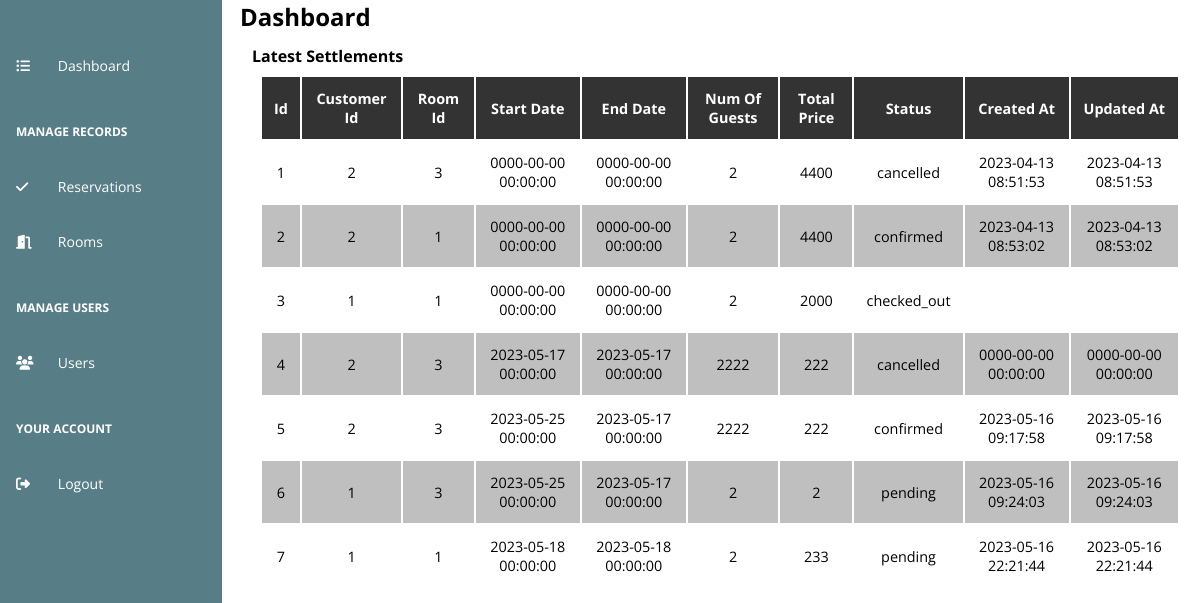
/admin/dashboard.php, run on an earlier commit of the app's database.
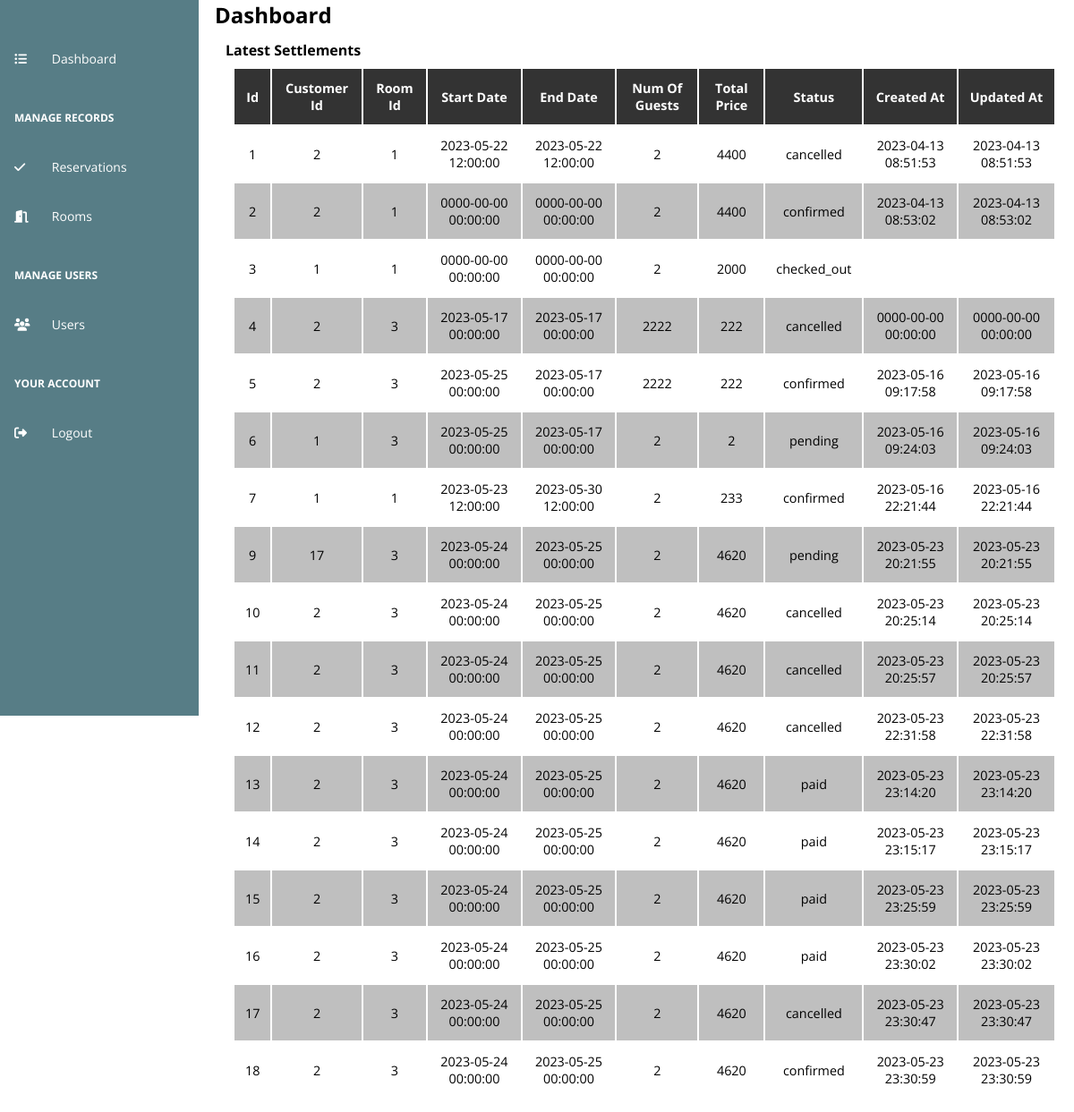
And on a later commit of the database.
### tables this page shows
CREATE TABLE `reservations` (
  `id` int(11) NOT NULL,
  `customer_id` int(11) NOT NULL,
  `room_id` int(11) NOT NULL,
  `start_date` datetime NOT NULL,
  `end_date` datetime DEFAULT NULL,
  `num_of_guests` int(11) NOT NULL DEFAULT 2,
  `total_price` int(11) NOT NULL,
  `status` varchar(255) NOT NULL DEFAULT 'pending',
  `created_at` datetime DEFAULT current_timestamp(),
  `updated_at` datetime DEFAULT current_timestamp()
);

### admin/components/Table.php (the view, shortened to what this page needs)
<?php
class Table
{
    private $tbl, $header, $content, $id, $styles, $attributes, $columns, $form,
    $tblTitle, $hasActions;
    public function __construct($tbl)
    {
        $this->tbl = $tbl;
    }
    public function build_header()
    {
        $header = "";
        $keys = array_keys($this->tbl[0]);
        foreach ($keys as $th) {
            $newTh = str_replace("_", " ", $th);
            $header .= "<th>$newTh</th>";
        }
    }
    public function build_rows()
    {
        $rows = "";
        foreach ($this->tbl as $key => $row) {
            $rows .= "<tr>";
            $targetId = 0;
            foreach ($row as $subKey => $subRow) {
                $rows .= "<td>$subRow</td>";
                if($subKey == "id") $targetId = $subRow;
            }
            $rows .= isset($this->hasActions) && $this->hasActions ? <<<ACT
            <td class="action-column">
                <button class="action-button view-button" method="view" target-modal="view_reservation_modal" target-id="{$targetId}"
                    target-form="{$this->getForm()}ViewForm" data-function="fetch_user_rooms">
                    <i class="fas fa-eye"></i> View
                </button>
                <button class="action-button delete-button" method="delete" target-id="{$targetId}"
                onclick="delete_row({$targetId},'{$this->tblTitle}')">
                    <i class="fas fa-trash"></i> Delete
                </button>
                <button class="action-button update-button" method="update" target-modal="update_reservation_modal" target-id="{$targetId}"
                    target-form="{$this->getForm()}UpdateForm" data-function="fetch_user_rooms">
                    <i class="fas fa-edit"></i> Update
                </button>
            </td>
            ACT : "";
            $rows .= "</tr>";
        }
    }
    function build_table()
    {
        $this->build_header();
        $this->build_rows();
        return <<<TBL
            <table class="tbl">
                <thead>
                    {$this->getHeader()}
                </thead>
                <tbody>
                    {$this->getContent()}
                </tbody>
            </table>
            TBL;
    }
    public function getHeader()
    {
        return $this->header;
    }
    public function setHeader($header)
    {
        $this->header = $header;
        return $this;
    }
    public function getContent()
    {
        return $this->content;
    }
    public function setContent($content)
    {
        $this->content = $content;
        return $this;
    }
    public function setHasActions($hasActions)
    {
        $this->hasActions = $hasActions;
        return $this;
    }
}

What changed in the data, as far as the page shows it:
added reservations: id "9", customer "17", room "3", start_date "2023-05-24 00:00:00", end_date "2023-05-25 00:00:00", num_of_guests "2", total_price "4620", status "pending", created_at "2023-05-23 20:21:55", updated_at "2023-05-23 20:21:55"
added reservations: id "10", customer "2", room "3", start_date "2023-05-24 00:00:00", end_date "2023-05-25 00:00:00", num_of_guests "2", total_price "4620", status "cancelled", created_at "2023-05-23 20:25:14", updated_at "2023-05-23 20:25:14"
added reservations: id "11", customer "2", room "3", start_date "2023-05-24 00:00:00", end_date "2023-05-25 00:00:00", num_of_guests "2", total_price "4620", status "cancelled", created_at "2023-05-23 20:25:57", updated_at "2023-05-23 20:25:57"
added reservations: id "12", customer "2", room "3", start_date "2023-05-24 00:00:00", end_date "2023-05-25 00:00:00", num_of_guests "2", total_price "4620", status "cancelled", created_at "2023-05-23 22:31:58", updated_at "2023-05-23 22:31:58"
added reservations: id "13", customer "2", room "3", start_date "2023-05-24 00:00:00", end_date "2023-05-25 00:00:00", num_of_guests "2", total_price "4620", status "paid", created_at "2023-05-23 23:14:20", updated_at "2023-05-23 23:14:20"
added reservations: id "14", customer "2", room "3", start_date "2023-05-24 00:00:00", end_date "2023-05-25 00:00:00", num_of_guests "2", total_price "4620", status "paid", created_at "2023-05-23 23:15:17", updated_at "2023-05-23 23:15:17"
added reservations: id "15", customer "2", room "3", start_date "2023-05-24 00:00:00", end_date "2023-05-25 00:00:00", num_of_guests "2", total_price "4620", status "paid", created_at "2023-05-23 23:25:59", updated_at "2023-05-23 23:25:59"
added reservations: id "16", customer "2", room "3", start_date "2023-05-24 00:00:00", end_date "2023-05-25 00:00:00", num_of_guests "2", total_price "4620", status "paid", created_at "2023-05-23 23:30:02", updated_at "2023-05-23 23:30:02"
added reservations: id "17", customer "2", room "3", start_date "2023-05-24 00:00:00", end_date "2023-05-25 00:00:00", num_of_guests "2", total_price "4620", status "cancelled", created_at "2023-05-23 23:30:47", updated_at "2023-05-23 23:30:47"
added reservations: id "18", customer "2", room "3", start_date "2023-05-24 00:00:00", end_date "2023-05-25 00:00:00", num_of_guests "2", total_price "4620", status "confirmed", created_at "2023-05-23 23:30:59", updated_at "2023-05-23 23:30:59"
Also different on the page:
new list line: "1"
new list line: "2023-05-22 12:00:00"
new list line: "2023-05-23 12:00:00"
new list line: "2023-05-30 12:00:00"
new list line: "confirmed"
list line gone: "3"
list line gone: "0000-00-00 00:00:00"
list line gone: "2023-05-18 00:00:00"
list line gone: "pending"
